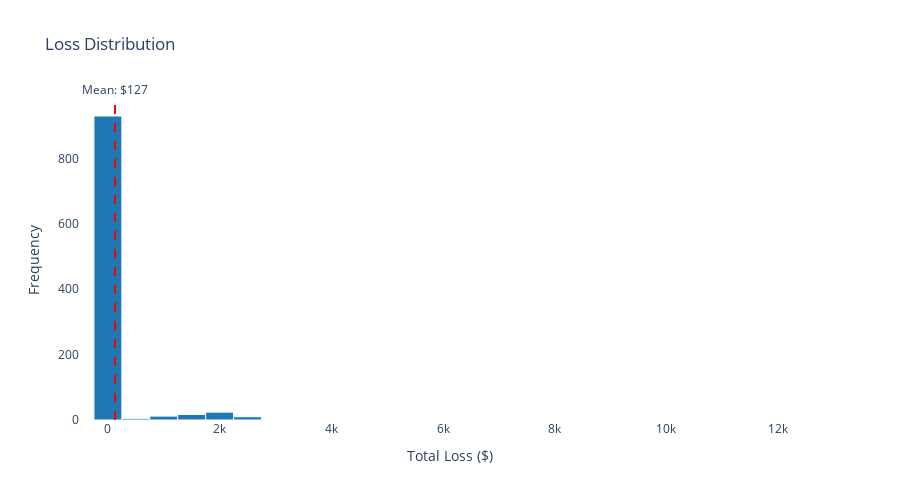

Notebook cell for this chart:
### Markdown cell above
## 8. Visualize Results - Loss Distribution

### Code cell
from riskdag import plot_loss_distribution

fig = plot_loss_distribution(results)
fig.show()

### Figure 1 — Plotly figure (JSON) as saved in the notebook; plotly's stock layout.template omitted (floating-point values rounded to 4 significant figures; data arrays with more than 128 entries replaced by an {"elided": "..."} marker saying what was removed)
{"data": [{"marker": {"color": "#1f77b4", "line": {"color": "white", "width": 1}}, "name": "Loss Distribution", "nbinsx": 50, "type": "histogram", "x": {"elided": "1000 float values"}}], "layout": {"annotations": [{"showarrow": false, "text": "Mean: $127", "x": 127.2, "xanchor": "center", "xref": "x", "y": 1, "yanchor": "bottom", "yref": "y domain"}], "height": 500, "plot_bgcolor": "white", "shapes": [{"line": {"color": "red", "dash": "dash", "width": 2}, "type": "line", "x0": 127.2, "x1": 127.2, "xref": "x", "y0": 0, "y1": 1, "yref": "y domain"}], "title": {"text": "Loss Distribution"}, "xaxis": {"title": {"text": "Total Loss ($)"}}, "yaxis": {"title": {"text": "Frequency"}}}}
